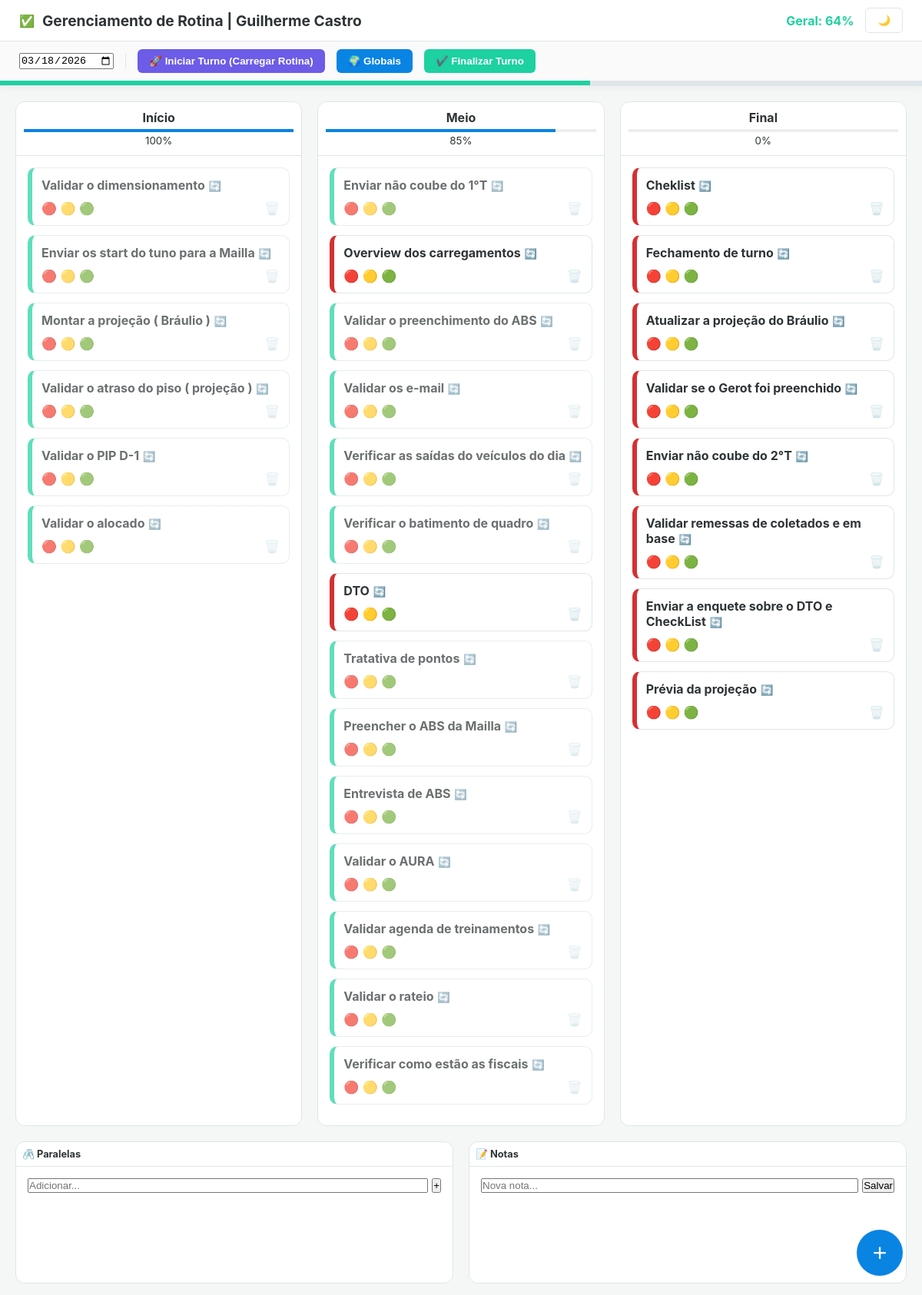
The page / on the database its author committed.
### app.py (models this page shows)
class Tarefa(db.Model):
    id = db.Column(db.Integer, primary_key=True)
    descricao = db.Column(db.String(200), nullable=False)
    periodo = db.Column(db.String(50))
    status = db.Column(db.String(20), default='Pendente')
    data = db.Column(db.String(10), default=lambda: datetime.now().strftime('%Y-%m-%d'))
    recorrente = db.Column(db.Boolean, default=False)

### app.py (the view)
@app.route('/')
def index():
    data_sel = request.args.get('data', datetime.now().strftime('%Y-%m-%d'))
    tarefas = Tarefa.query.filter_by(data=data_sel).all()
    paralelas = AtividadeParalela.query.filter_by(data=data_sel).all()
    globais = AtividadeGlobal.query.all()
    obs = Observacao.query.filter_by(data=data_sel).all()
    def calc_prog(lista):
        if not lista: return 0
        concluidas = len([i for i in lista if i.status == 'Concluído'])
        return int((concluidas / len(lista)) * 100)
    return render_template('index.html',
                           tarefas=tarefas, paralelas=paralelas, globais=globais, obs=obs,
                           data_hoje=data_sel,
                           p_inicio=calc_prog([t for t in tarefas if t.periodo == 'Início']),
                           p_meio=calc_prog([t for t in tarefas if t.periodo == 'Meio']),
                           p_final=calc_prog([t for t in tarefas if t.periodo == 'Final']),
                           p_geral=calc_prog(tarefas + paralelas))

### templates/index.html (shortened to what this page needs)
<!DOCTYPE html>
<html lang="pt-br">
<head>
</head>
<body data-theme="light">
    <nav>
        <div class="nav-top">
            <div style="display:flex; align-items:center; gap:10px;">
                <span>✅</span>
                <h1 style="font-size: 1.2rem;">Gerenciamento de Rotina | Guilherme Castro</h1>
            </div>
            <div style="display:flex; align-items:center; gap:15px;">
                <span style="font-weight:bold; color:var(--s-green);">Geral: {{ p_geral }}%</span>
                <button class="btn btn-theme" onclick="toggleTheme()" id="theme-btn">🌙</button>
            </div>
        </div>
        <div class="nav-controls">
            <form action="/" method="GET" style="display:flex; align-items:center; gap:10px;">
                <input type="date" name="data" value="{{ data_hoje }}" onchange="this.form.submit()">
            </form>
            <a href="/iniciar_turno/{{ data_hoje }}"><button class="btn btn-iniciar">🚀 Iniciar Turno (Carregar Rotina)</button></a>
            <button class="btn" onclick="openModal('modal-global')" style="background:var(--accent); color:white;">🌍 Globais</button>
            <a href="/finalizar_turno/{{ data_hoje }}"><button class="btn btn-finalizar">✔️ Finalizar Turno</button></a>
        </div>
        <div class="prog-geral"><div class="prog-geral-fill" style="width: {{ p_geral }}%;"></div></div>
    </nav>
    <main>
        <div class="content-grid">
            {% for p in [('Início', p_inicio), ('Meio', p_meio), ('Final', p_final)] %}
            <div class="column">
                <div style="padding: 10px; border-bottom: 1px solid var(--border); text-align: center;">
                    <strong>{{ p[0] }}</strong>
                    <div style="height:4px; background:#eee; margin-top:5px;"><div style="width:{{ p[1] }}%; height:100%; background:var(--accent);"></div></div>
                    <small>{{ p[1] }}%</small>
                </div>
                <div class="col-scroll">
                    {% for t in tarefas if t.periodo == p[0] %}
                    <div class="card status-{{ t.status.replace(' ', '-') }}">
                        <strong>{{ t.descricao }}</strong> {% if t.recorrente %} <small title="Tarefa da Rotina Fixa">🔄</small> {% endif %}
                        <div style="margin-top: 10px;">
                            <a href="/update/tarefa/{{ t.id }}/Pendente" style="text-decoration:none">🔴</a>
                            <a href="/update/tarefa/{{ t.id }}/Em andamento" style="text-decoration:none">🟡</a>
                            <a href="/update/tarefa/{{ t.id }}/Concluído" style="text-decoration:none">🟢</a>
                            <a href="/delete/tarefa/{{ t.id }}" style="float:right; opacity:0.3; text-decoration:none">🗑️</a>
                        </div>
                    </div>
                    {% endfor %}
                </div>
            </div>
            {% endfor %}
        </div>
        <div class="bottom-section">
            <div class="column">
                <div style="padding:8px; border-bottom:1px solid var(--border); font-weight:bold; font-size:0.8rem;">🖇️ Paralelas</div>
                <div class="col-scroll">
                    <form action="/add/paralela" method="POST" style="display:flex; gap:5px; margin-bottom:10px;">
                        <input type="text" name="descricao" placeholder="Adicionar..." required style="flex:1;">
                        <button type="submit">+</button>
                    </form>
                </div>
            </div>
            <div class="column">
                <div style="padding:8px; border-bottom:1px solid var(--border); font-weight:bold; font-size:0.8rem;">📝 Notas</div>
                <div class="col-scroll">
                    <form action="/add/obs" method="POST" style="display:flex; gap:5px; margin-bottom:10px;">
                        <input type="text" name="texto" placeholder="Nova nota..." required style="flex:1;">
                        <button type="submit">Salvar</button>
                    </form>
                </div>
            </div>
        </div>
    </main>
    <button class="btn-float" onclick="openModal('modal-tarefa')">+</button>
</body>
</html>

### templates/index.html (style rules this page uses)
:root { --bg-body: #f4f7f6; --bg-nav: #ffffff; --bg-card: #ffffff; --text: #2d3436; --border: #dfe6e9; --accent: #0984e3; --s-red: #d63031; --s-yellow: #feca57; --s-green: #1dd1a1; }
* { box-sizing: border-box; margin: 0; padding: 0; }
body { background: var(--bg-body); color: var(--text); font-family: 'Inter', sans-serif; display: flex; flex-direction: column; height: 100vh; overflow: hidden; }
nav { background: var(--bg-nav); border-bottom: 1px solid var(--border); box-shadow: 0 2px 10px rgba(0,0,0,0.05); z-index: 10; flex-shrink: 0; }
.nav-top { padding: 10px 25px; display: flex; justify-content: space-between; align-items: center; border-bottom: 1px solid var(--border); }
.nav-controls { padding: 10px 25px; display: flex; gap: 15px; align-items: center; background: rgba(0,0,0,0.02); }
.prog-geral { height: 6px; background: #dfe6e9; position: relative; }
.prog-geral-fill { height: 100%; background: var(--s-green); transition: width 0.6s; }
main { flex: 1; display: flex; flex-direction: column; overflow: hidden; }
.content-grid { flex: 1; display: grid; grid-template-columns: repeat(3, 1fr); gap: 20px; padding: 20px; min-height: 0; }
.column { background: var(--bg-nav); border-radius: 12px; border: 1px solid var(--border); display: flex; flex-direction: column; overflow: hidden; }
.col-scroll { flex: 1; overflow-y: auto; padding: 15px; }
.card { background: var(--bg-card); padding: 12px; margin-bottom: 12px; border-radius: 10px; border: 1px solid var(--border); border-left: 6px solid #ccc; position: relative; }
.status-Pendente { border-left-color: var(--s-red); }
.status-Concluído { border-left-color: var(--s-green); opacity: 0.7; }
.bottom-section { height: 200px; display: grid; grid-template-columns: 1fr 1fr; gap: 20px; padding: 0 20px 15px; flex-shrink: 0; }
.btn { padding: 8px 15px; border-radius: 6px; border: none; cursor: pointer; font-weight: bold; }
.btn-theme { background: var(--bg-card); border: 1px solid var(--border); }
.btn-iniciar { background: #6c5ce7; color: white; }
.btn-finalizar { background: var(--s-green); color: white; }
.btn-float { position: fixed; bottom: 25px; right: 25px; width: 60px; height: 60px; border-radius: 50%; background: #0984e3; color: white; border: none; font-size: 2rem; cursor: pointer; z-index: 90; }

### rows shown on the page
Tarefa: descricao "Validar o dimensionamento"
Tarefa: descricao "Enviar os start do tuno para a Mailla"
Tarefa: descricao "Montar a projeção ( Bráulio )"
Tarefa: descricao "Validar o atraso do piso ( projeção )"
Tarefa: descricao "Validar o PIP D-1"
Tarefa: descricao "Validar o alocado"
Tarefa: descricao "Enviar não coube do 1°T"
Tarefa: descricao "Overview dos carregamentos"
Tarefa: descricao "Validar o preenchimento do ABS"
Tarefa: descricao "Validar os e-mail"
Tarefa: descricao "Verificar as saídas do veículos do dia"
Tarefa: descricao "Verificar o batimento de quadro"
Tarefa: descricao "DTO"
Tarefa: descricao "Tratativa de pontos"
Tarefa: descricao "Preencher o ABS da Mailla"
Tarefa: descricao "Entrevista de ABS"
Tarefa: descricao "Validar o AURA"
Tarefa: descricao "Validar agenda de treinamentos"
Tarefa: descricao "Validar o rateio"
Tarefa: descricao "Verificar como estão as fiscais"
Tarefa: descricao "Cheklist"
Tarefa: descricao "Fechamento de turno"
Tarefa: descricao "Atualizar a projeção do Bráulio"
Tarefa: descricao "Validar se o Gerot foi preenchido"
Tarefa: descricao "Enviar não coube do 2°T"
Tarefa: descricao "Validar remessas de coletados e em base"
Tarefa: descricao "Enviar a enquete sobre o DTO e CheckList"
Tarefa: descricao "Prévia da projeção"

### other values the page prints
{{ p_geral }} "64"
{{ p[0] }} "Início" "Meio" "Final"
{{ p[1] }} "100" "85" "0"
